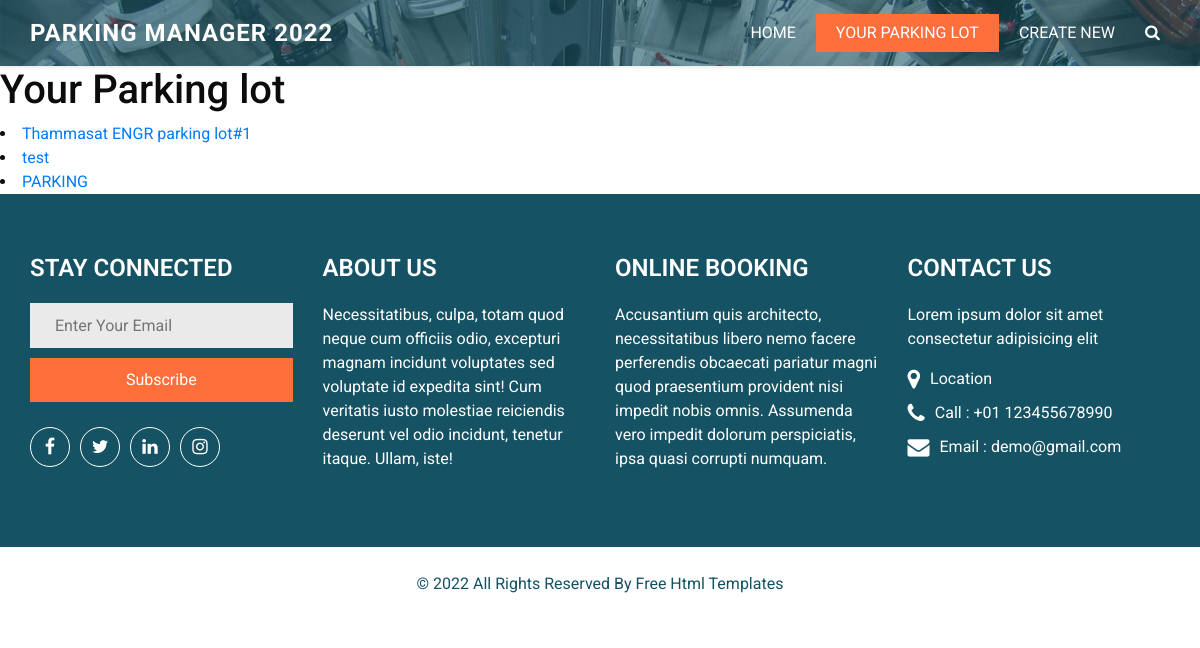
The page /parking/mypark on the database as committed earlier.
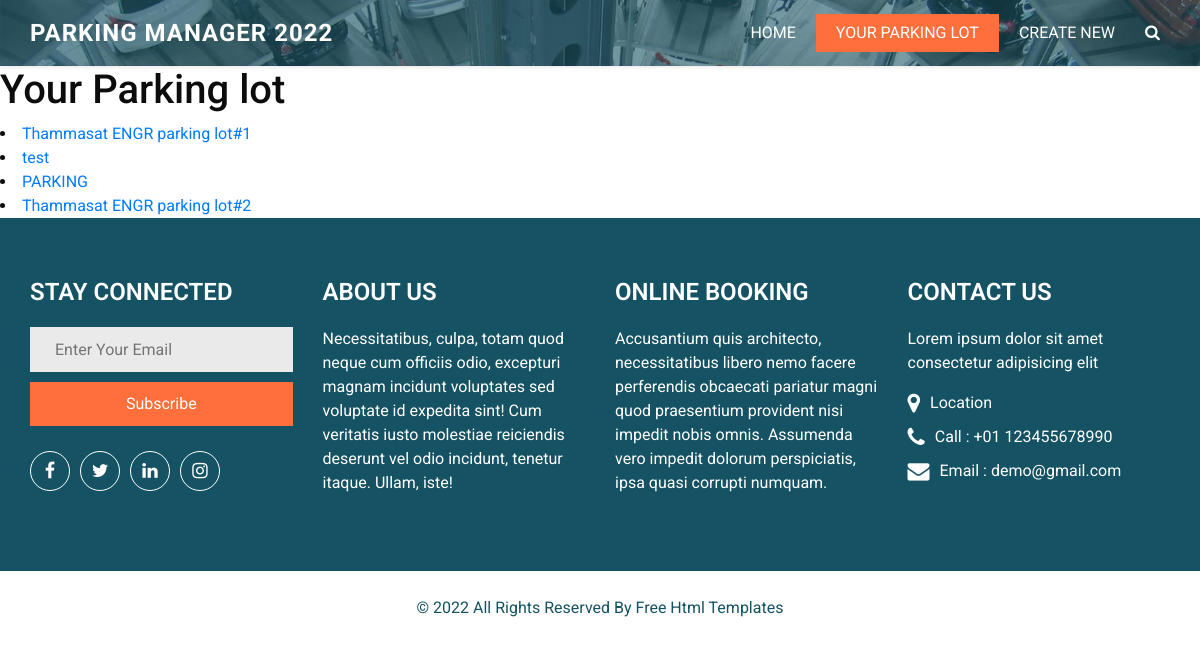
The same page on the database as committed later.
### parking_lot/models.py (models this page shows)
class Parkinglot(models.Model):
    name = models.CharField(max_length=90)
    max_slot = models.IntegerField(default=1)
    availiable = models.IntegerField(default=0)
    parked = models.IntegerField(default=0)
    qr_link = models.CharField(max_length=200,null=True, blank=True)
    lat = models.FloatField(default=0.00)
    lon = models.FloatField(default=0.00)
    def __str__(self):
        return f"{self.name} have ({self.availiable}) id = {self.id}"

### parking_lot/views.py (the view)
# urls.py: path('mypark', views.parkinglot_list, name='list'),
def parkinglot_list(request):
    owned_park = Parkinglot.objects.all()
    print(owned_park)
    return render(request, 'parkinglot/ownpark.html', {'owned_park': owned_park})

### parking_lot/templates/parkinglot/ownpark.html
{% extends "parkinglot/layout.html" %}
{% load static %}
{% block body %}
<h1>Your Parking lot</h1>
{% for x in owned_park %}
<li>
    <a href="{% url 'parking_lot:info' x.id %}">{{x.name}}</a>
</li>
{% endfor %}
{% endblock %}

Rows that differ between the two databases and show on the page:
added Parkinglot: name "Thammasat ENGR parking lot#2"
